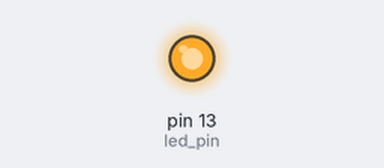
Simulated run of this sketch. Board: Arduino Uno, built with avr-gcc and run on an emulated ATmega328P. Shown: output pins drawn as LEDs (lit = HIGH).

Above: at 0.15 s.
At 6.6 s:
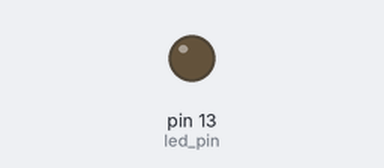
Timing chart, 0 to 9.0 s (numbered marks = the images above):
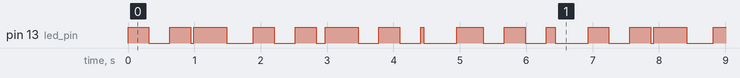

Measured:
- by itself, pin 13 (led_pin): moves between LOW and HIGH, repeating every 6.9 s
- by itself, everything shown: repeats every 6.9 s, in 22 steps

The sketch:

RTOS_MultiBlink.ino
```cpp
#include "Arduino_FreeRTOS.h"

static const int led_pin = LED_BUILTIN; // On board led

static const int rate_1 = 500;
static const int rate_2 = 323;

void toggleLED1(void *parameter){
  while (1) {
    digitalWrite(led_pin,HIGH);
    vTaskDelay(rate_1 / portTICK_PERIOD_MS);
    digitalWrite(led_pin, LOW);
    vTaskDelay(rate_1 / portTICK_PERIOD_MS);
  }
}

void toggleLED2(void *parameter){
  while (1) {
    digitalWrite(led_pin,HIGH);
    vTaskDelay(rate_2 / portTICK_PERIOD_MS);
    digitalWrite(led_pin, LOW);
    vTaskDelay(rate_2 / portTICK_PERIOD_MS);
  }
}


void setup() {
  // put your setup code here, to run once:
  Serial.begin(115200);
  pinMode(led_pin, OUTPUT);

  xTaskCreate(toggleLED1,    //Function to be called
            "Toggle_LED-1",   //Name of the task
             128,          //Stack size or stack depth
             NULL,          //Parameter to pass to function
             1,             //Task priority
             NULL);         //Task handle

  xTaskCreate(toggleLED2,    //Function to be called
            "Toggle_LED-2",   //Name of the task
             128,          //Stack size or stack depth
             NULL,          //Parameter to pass to function
             1,             //Task priority
             NULL);

  vTaskStartScheduler();

}

void loop() {
  // put your main code here, to run repeatedly:

}
```
